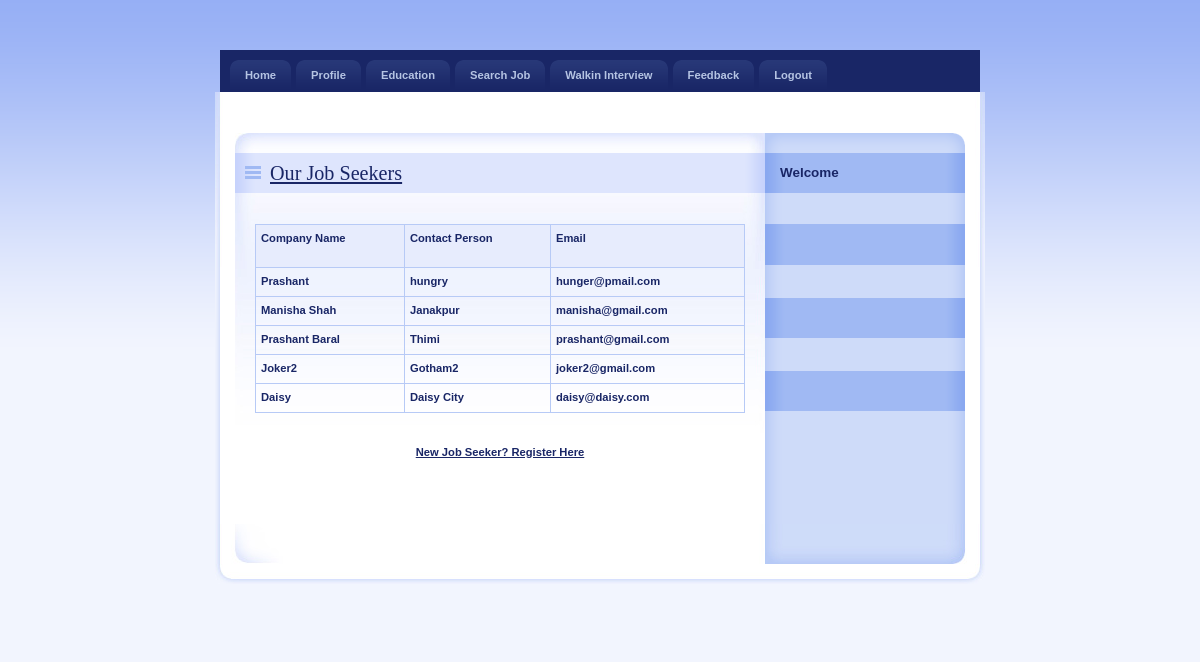
Screenshot of /JobSeeker.php with the database file from the repository.
### tables this page shows
CREATE TABLE `jobseeker_reg` (
  `JobSeekId` int(11) NOT NULL,
  `JobSeekerName` varchar(20) NOT NULL,
  `Address` varchar(100) NOT NULL,
  `City` varchar(20) NOT NULL,
  `Email` varchar(40) NOT NULL,
  `Mobile` bigint(20) NOT NULL,
  `Qualification` varchar(20) NOT NULL,
  `Gender` varchar(10) NOT NULL,
  `BirthDate` date NOT NULL,
  `Resume` varchar(200) NOT NULL,
  `Status` varchar(10) NOT NULL,
  `UserName` varchar(20) NOT NULL,
  `Password` varchar(20) NOT NULL,
  `Question` varchar(100) NOT NULL,
  `Answer` varchar(50) NOT NULL
);

### JobSeeker.php (the view, shortened to what this page needs)
<!DOCTYPE html PUBLIC "-//W3C//DTD XHTML 1.0 Strict//EN" "http://www.w3.org/TR/xhtml1/DTD/xhtml1-strict.dtd">
<html xmlns="http://www.w3.org/1999/xhtml" xml:lang="cs" lang="cs">
<head>
    <link rel="stylesheet" media="screen,projection" type="text/css" href="./css/main.css" />
    <link rel="stylesheet" media="print" type="text/css" href="./css/print.css" />
    <link rel="stylesheet" media="aural" type="text/css" href="./css/aural.css" />
</head>
<body id="www-url-cz">
<div id="main" class="box">
<?php
include "menu.php"
?>
    <div id="page" class="box">
    <div id="page-in" class="box">
        <div id="strip" class="box noprint">
            <p id="breadcrumbs">&nbsp;</p>
        </div>
        <div id="content">
            <div class="article">
                <h2><span><a href="#">Our Job Seekers</a></span></h2>
                <p>
                <table width="100%" border="1" cellpadding="1" cellspacing="2" bordercolor="#006699" >
<tr>
<th height="32" bgcolor="#006699" class="style3"><div align="left" class="style9 style5 style2"><strong>Company Name</strong></div></th>
<th bgcolor="#006699" class="style3"><div align="left" class="style9 style5 style2"><strong>Contact Person</strong></div></th>
<th bgcolor="#006699" class="style3"><div align="left" class="style9 style5 style2"><strong>Email</strong></div></th>
</tr>
<?php
$con = mysqli_connect("localhost","root","","job");
$sql = "select * from jobseeker_reg where Status='Confirm'";
$result = mysqli_query($con,$sql);
while($row = mysqli_fetch_array($result))
{
$Name=$row['JobSeekerName'];
$City=$row['City'];
$Email=$row['Email'];
?>
<tr>
<td class="style3"><div align="left" class="style9 style5"><strong><?php echo $Name;?></strong></div></td>
<td class="style3"><div align="left" class="style9 style5"><strong><?php echo $City;?></strong></div></td>
<td class="style3"><div align="left" class="style9 style5"><strong><?php echo $Email;?></strong></div></td>
</tr>
<?php
}
?>
</table>
                </p>
                <div align="center"><a href="JobSeekerReg.php"><strong>New Job Seeker? Register Here</strong></a>                  </div>
                <p class="btn-more box noprint">&nbsp;</p>
          </div>
        </div>
<?php
include "right.php"
?>
    </div>
    </div>
<?php
include "footer.php"
?>
</div>
</body>
</html>

### main.css (style rules this page uses)
* { min-height:1px; }
body { border:0; margin:0; padding:0; background:#F2F5FE url("../design/bg.gif") 0 0 repeat-x; font:70%/160% "verdana",sans-serif; color:#192666; _text-align:center; }
a { color:#192666; }
p { border:0; margin:15px 0; padding:0; }
div { display:block; border:0; margin:0; padding:0; }
h1, h2, h3, h4, h5 { border:0; margin:15px 0 10px 0; padding:0; font-weight:bold; }
h2 { font-size:180%; line-height:100%; font-family:"georgia",serif; font-weight:normal; }
table { display:table; border-collapse:collapse; margin:15px 0; padding:0; border:1px solid #B7CAF6; font-size:100%; }
tr { display:table-row; }
th, td { display: table-cell; border:1px solid #B7CAF6; margin:0; padding:5px; vertical-align:top; text-align:left; }
th { background:#E7ECFD; text-align:center; color:#192666; font-weight:bold; }
a, img, span { border:0; margin:0; padding:0; }
strong, .strong { font-weight:bold; }
.box { min-height:1px; _height:1px; }
.box:after { content:"."; display:block; line-height:0px; font-size:0px; visibility:hidden; clear:both; }
#main { width:770px; margin:50px auto 0 auto; _text-align:left; }
#page { width:770px; min-height:1px; background:#FFF url("../design/bg_page.gif") 0 0 repeat-y; _height:1px; }
#page-in { min-height:1px; padding:10px 0; background:url("../design/bg_page_in.jpg") 0 0 no-repeat; _height:1px; }
#strip { position:relative; clear:both; padding:3px 20px 10px 20px; color:#6182D1; }
#strip p { margin:0; }
#strip #breadcrumbs { width:520px; margin:0; padding:0; }
#content { float:left; width:530px; _width:550px; margin:0; padding:0 0 0 20px; }
#content .article { clear:both; margin:0; padding:20px; background:url("../design/content_article_bg.jpg") 0 0 no-repeat; }
#content .article h2 { margin:0 -20px; padding:10px; background:#DEE5FD url("../design/content_title_bg.gif") 0 0 repeat-y; color:#192666; }
#content .article h2 span { background:url("../design/ico_list.gif") 0 50% no-repeat; padding-left:25px; }
#content .article p { text-align:justify; }
#content .btn-more { margin:0 0 15px 0; padding:0; border:0; position:relative; }

### print.css (style rules this page uses)
body { border:0; margin:0; padding:0; font-size:12pt }
a { color:#000; text-decoration:none; }
h1, h2, h3 { page-break-after:avoid; page-break-inside:avoid; }
table { border-collapse: collapse; border-width:1px; border-style:solid; }
th, td { display:table-cell; border-width:1px; border-style:solid; }
.noprint { display:none; }

### aural.css (style rules this page uses)
body { voice-family:paul,male; volume:loud; speech-rate:slow; richness:90; stress:20; }
h1, h2, h3, h4, h5 { cue-before:url("ping.au"); }
p, table { pause:50ms; }
strong { pitch:medium; pitch-range:60; stress:90; richness:90; }

### JobSeeker.php (style rules this page uses)
.style2 { font-weight: bold }

### rows the page displays
jobseeker_reg: JobSeekerName "Prashant", City "hungry", Email "hunger@pmail.com"
jobseeker_reg: JobSeekerName "Manisha Shah", City "Janakpur", Email "manisha@gmail.com"
jobseeker_reg: JobSeekerName "Prashant Baral", City "Thimi", Email "prashant@gmail.com"
jobseeker_reg: JobSeekerName "Joker2", City "Gotham2", Email "joker2@gmail.com"
jobseeker_reg: JobSeekerName "Daisy", City "Daisy City", Email "daisy@daisy.com"
